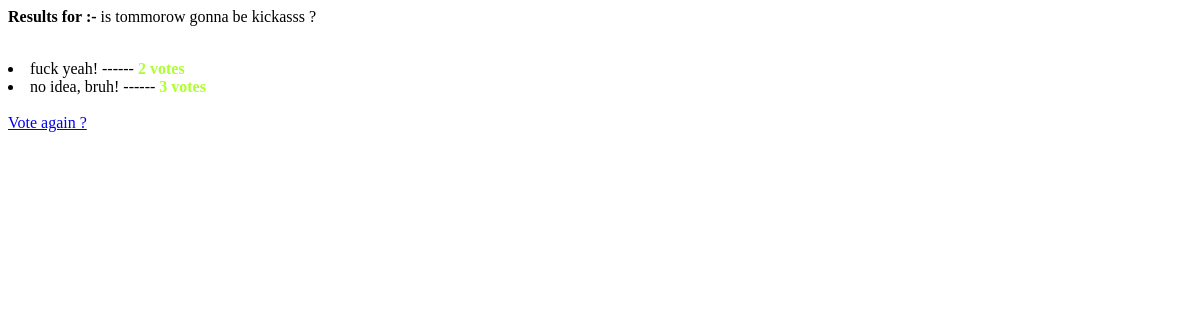
/result/4, run on an earlier commit of the app's database.
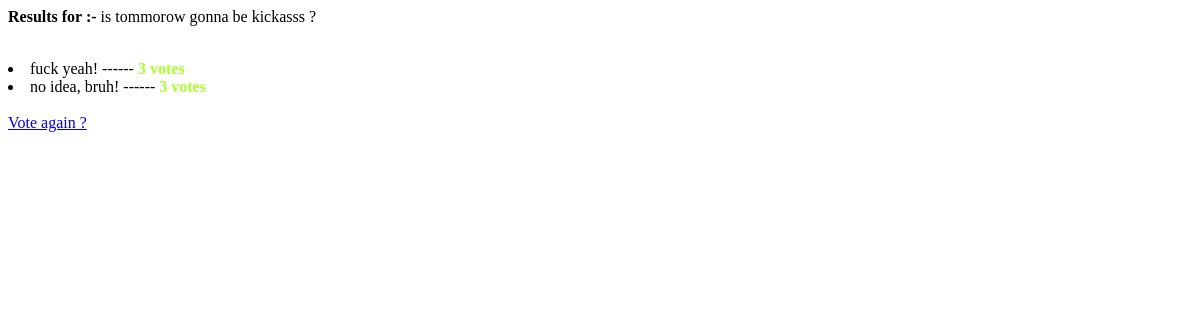
And on a later commit of the database.
### polls/models.py (models this page shows)
class Question(models.Model):
    question = models.CharField(max_length=255)
    pub_date = models.DateTimeField('date published')

class Choice(models.Model):
    question = models.ForeignKey(Question, on_delete=models.CASCADE)
    choice_text = models.CharField(max_length=200)
    votes = models.IntegerField(default=0)

### polls/views.py (the view)
# urls.py: path('result/<int:question_id>', views.result, name="result"),
def result(request, question_id):
    question = Question.objects.get(pk=question_id)
    return render(request, "polls/results.html",
        {
           "question": question
        }
    )

### polls/templates/polls/results.html (shortened to what this page needs)
{% extends "polls/base.html" %}
{% block body %}
        <p><strong>Results for :- </strong> {{ question.question }}</p><br>
        {% for choice in question.choice_set.all %}
            <li>{{ choice.choice_text }} ------ <strong id="green">{{ choice.votes }} vote{{ choice.votes|pluralize }}</strong></li>
        {% endfor %}
        <br>
        <a href="{% url 'details' question.id %}">Vote again ?</a>
{% endblock %}

### polls/templates/polls/base.html (shortened to what this page needs)
<html>
    <head>
            {% load static %}
            <link rel="stylesheet" type="text/css" href="{% static 'polls/css/style.css' %}"/>
    </head>
    <body>
        {% block body %}
        {% endblock %}
    </body>
</html>

### polls/static/polls/css/style.css (style rules this page uses)
#green { color: greenyellow }

What changed in the data, as far as the page shows it:
changed Choice "fuck yeah!": votes "2" → "3"
